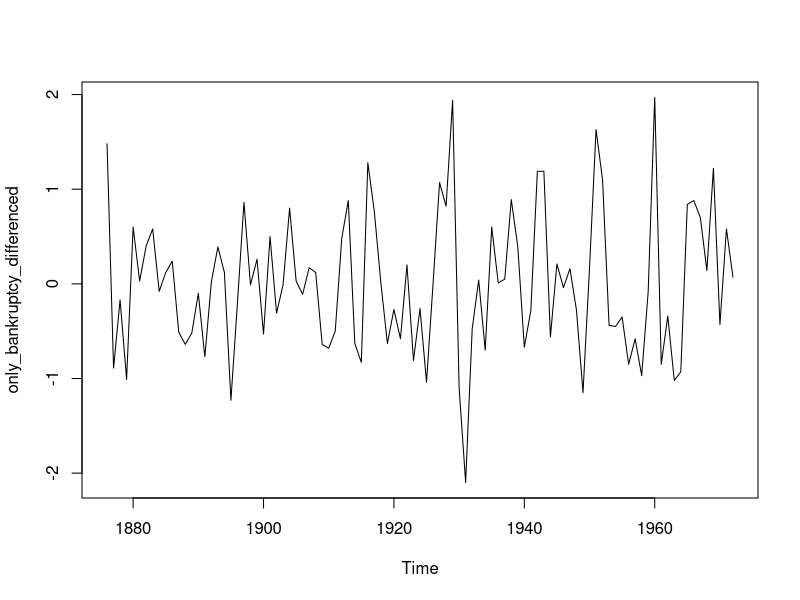
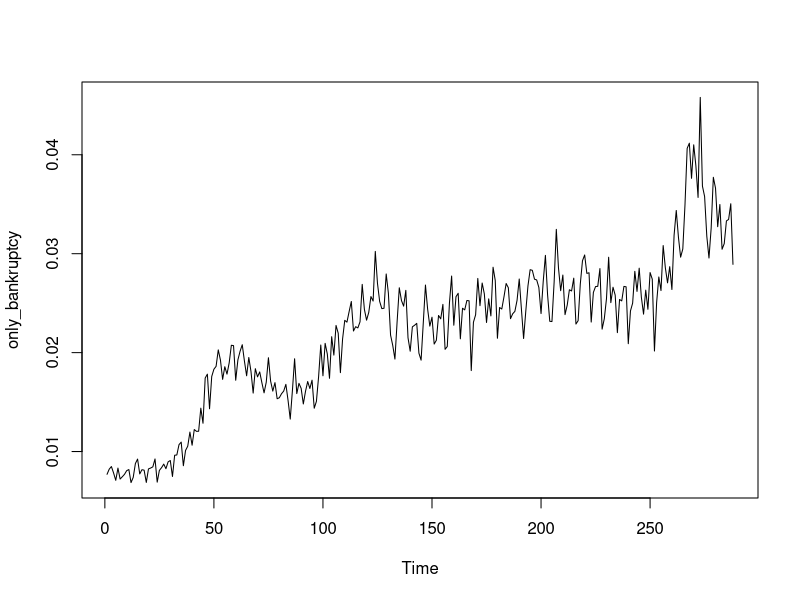
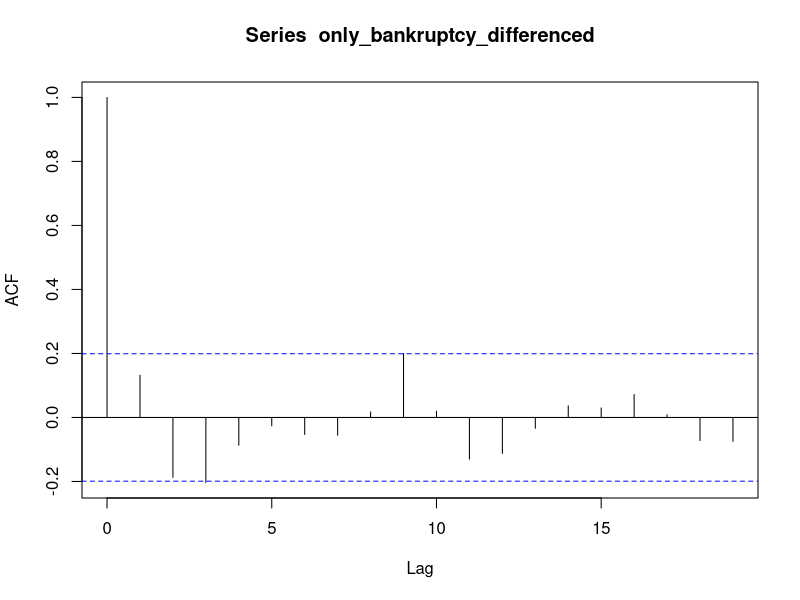
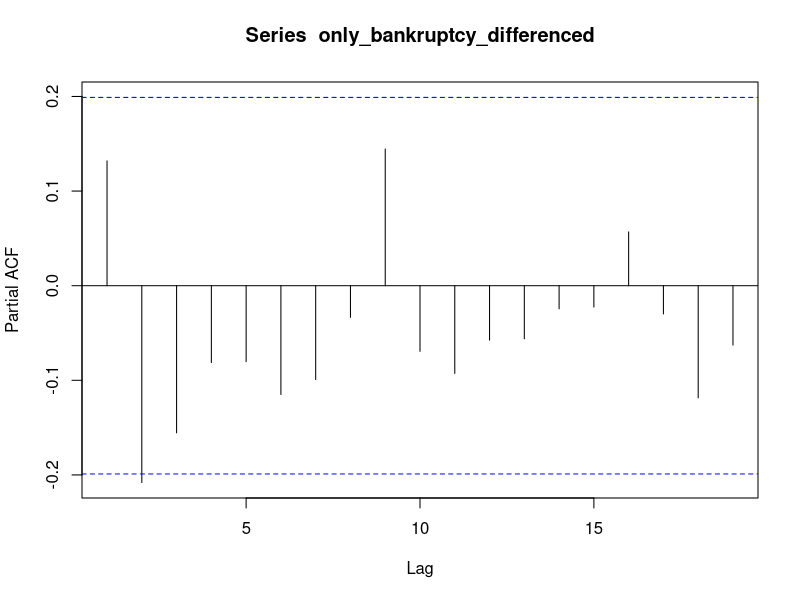

R code for these plots, in order:
## ---- chunk 1
knitr::opts_chunk$set(echo = TRUE)
library(tseries)
library(car)
## ---- chunk 2
train = read.csv('train.csv')
train = na.omit(train)
train_uni = train[, c('Month', 'Bankruptcy_Rate')]
tail(train)

## ---- chunk 3
only_bankruptcy = ts(train$Bankruptcy_Rate)
only_bankruptcy
adf.test(only_bankruptcy)
d = 0
pvalue = 1
while(pvalue > 0.05){
  d = d+1  
  pvalue = adf.test(diff(LakeHuron, differences = d))$p.value
}
only_bankruptcy_differenced = diff(LakeHuron, differences = d)
print(d)
print(pvalue)
## ---- chunk 4
plot(only_bankruptcy_differenced)
plot(only_bankruptcy)
acf(only_bankruptcy_differenced)
pacf(only_bankruptcy_differenced)

## ---- chunk 5
# Fit AR(p) Models:
ar1 <- arima(only_bankruptcy_differenced, order=c(1,0,0)) #AR(1)
ar2 <- arima(only_bankruptcy_differenced, order=c(2,0,0)) #AR(2)
ar3 <- arima(only_bankruptcy_differenced, order=c(3,0,0)) #AR(3)
sigma2<-c(ar1$sigma2,ar2$sigma2,ar3$sigma2)
loglik<-c(ar1$loglik,ar2$loglik,ar3$loglik)
AIC<-c(ar1$aic,ar2$aic,ar3$aic)
d <- data.frame(pq = c("(1,0)","(2,0)","(3,0)"),sigma2,loglik,AIC)
d

## ---- chunk 6
# Fit AR(p) Models:
ma1 <- arima(only_bankruptcy_differenced, order=c(0,0,1)) #MA(1)
ma2 <- arima(only_bankruptcy_differenced, order=c(0,0,2)) #MA(2)
ma3 <- arima(only_bankruptcy_differenced, order=c(0,0,3)) #MA(3)
sigma2<-c(ma1$sigma2,ma2$sigma2,ma3$sigma2)
loglik<-c(ma1$loglik,ma2$loglik,ma3$loglik)
AIC<-c(ma1$aic,ma2$aic,ma3$aic)
d <- data.frame(pq = c("(0,1)","(0,2)","(0,3)"),sigma2,loglik,AIC)
d

## ---- chunk 7

arma1_1 <- arima(only_bankruptcy_differenced, order=c(1,0,1)) 
arma1_2 <- arima(only_bankruptcy_differenced, order=c(1,0,2)) 
arma1_3 <- arima(only_bankruptcy_differenced, order=c(1,0,3))
arma2_1 <- arima(only_bankruptcy_differenced, order=c(2,0,1)) 
arma2_2 <- arima(only_bankruptcy_differenced, order=c(2,0,2)) 
arma2_3 <- arima(only_bankruptcy_differenced, order=c(2,0,3)) 
arma3_1 <- arima(only_bankruptcy_differenced, order=c(3,0,1)) 
arma3_2 <- arima(only_bankruptcy_differenced, order=c(3,0,2)) 
arma3_3 <- arima(only_bankruptcy_differenced, order=c(3,0,3)) 
sigma2<-c(arma1_1$sigma2,arma1_2$sigma2,arma1_3$sigma2, arma2_1$sigma2, arma2_2$sigma2, arma2_3$sigma2, arma3_1$sigma2, arma3_2$sigma2, arma3_3$sigma2)
loglik<-c(arma1_1$loglik,arma1_2$loglik,arma1_3$loglik, arma2_1$loglik, arma2_2$loglik, arma2_3$loglik, arma3_1$loglik, arma3_2$loglik, arma3_3$loglik)
AIC<-c(arma1_1$aic,arma1_2$aic,arma1_3$aic, arma2_1$aic, arma2_2$aic, arma2_3$aic, arma3_1$aic, arma3_2$aic, arma3_3$aic)
d <- data.frame(pq = c("(1,1)","(1,2)","(1,3)", "(2,1)", '(2,2)', '(2,3)', '(3,1)','(3,2)','(3,3)'),sigma2,loglik,AIC)




